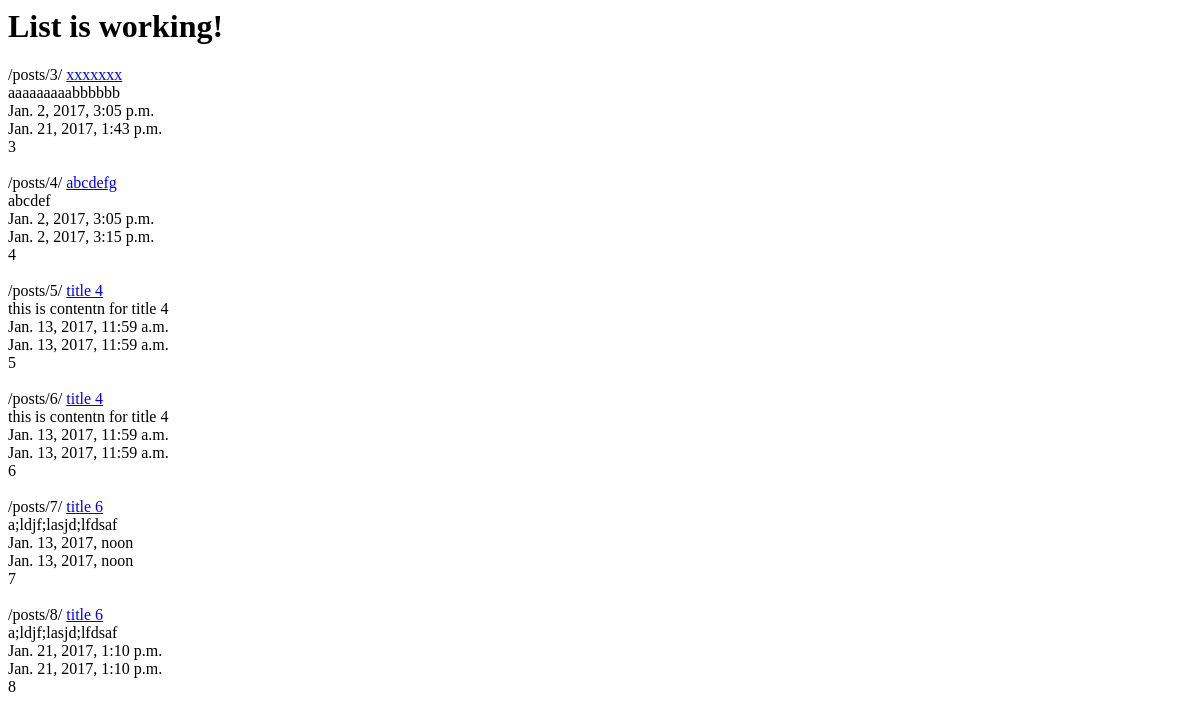
The app's page /posts/, older data.
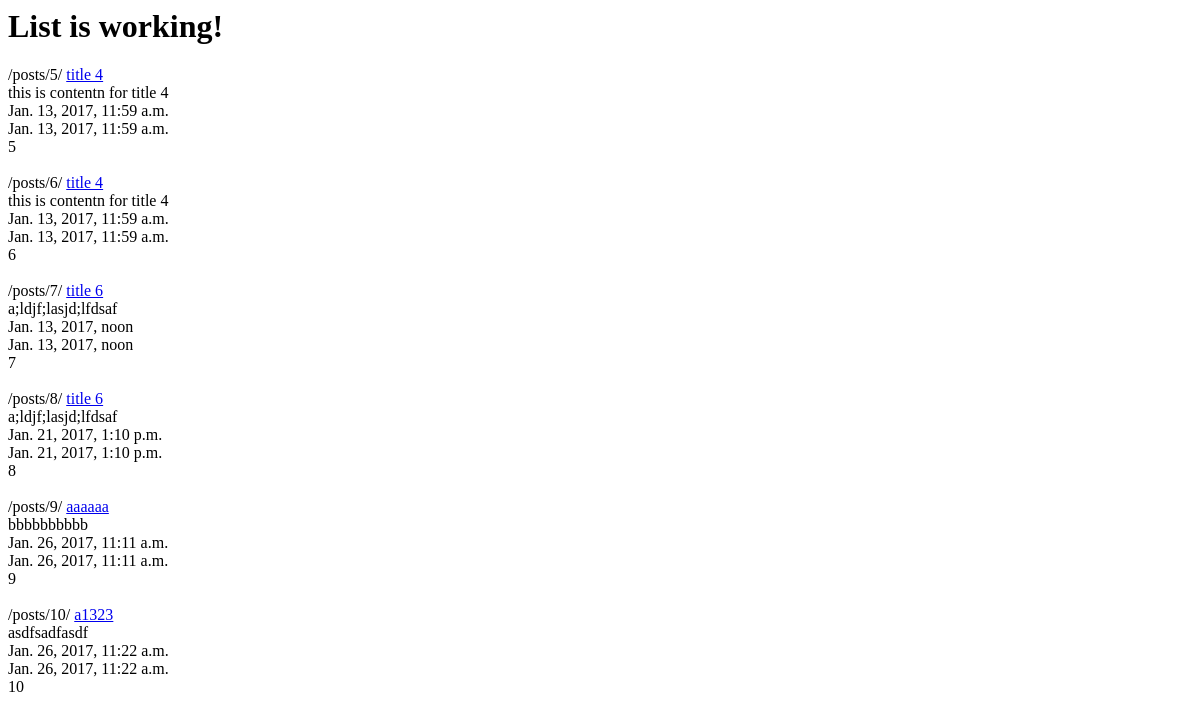
The same page, newer data.
### posts/models.py (models this page shows, shortened)
class Post(models.Model):
    title = models.CharField(max_length=120)
    content = models.TextField()
    updated = models.DateTimeField(auto_now=True, auto_now_add=False)
    timestamp = models.DateTimeField(auto_now=False, auto_now_add=True)
    def get_absolute_url(self):
        return reverse("posts:detail", kwargs={"id": self.id})

### posts/views.py (the view)
def post_list(request):
    queryset = Post.objects.all()
    context = {
        "object_list": queryset,
        "title": "List"
    }
    return render(request, 'post_list.html', context)

### templates/post_list.html
{% extends "base.html" %}
{% block content %}
<h1>{{ title }} is working!</h1>
{% for obj in object_list %}
    {% url 'posts:detail' id=obj.id %}
    <a href="{{obj.get_absolute_url}}">{{obj.title}}</a><br/>
    {{obj.content}}<br/>
    {{obj.timestamp}}<br/>
    {{obj.updated}}<br/>
    {{obj.id}}<br/>
    <br/>
{% endfor %}
{% endblock content %}

### templates/base.html (shortened to what this page needs)
<html>
<body>
<head>
</head>
<body>
<div class="container">
    {% block content %}
    {% endblock content %}
</div>
</body>
</html>

Row changes from the older to the newer data that the page shows:
removed Post: id "/posts/3/", title "xxxxxxx", content "aaaaaaaaabbbbbb", timestamp "Jan. 2, 2017, 3:05 p.m.", updated "Jan. 21, 2017, 1:43 p.m.", id "3"
removed Post: id "/posts/4/", title "abcdefg", content "abcdef", timestamp "Jan. 2, 2017, 3:05 p.m.", updated "Jan. 2, 2017, 3:15 p.m.", id "4"
added Post: id "/posts/9/", title "aaaaaa", content "bbbbbbbbbb", timestamp "Jan. 26, 2017, 11:11 a.m.", updated "Jan. 26, 2017, 11:11 a.m.", id "9"
added Post: id "/posts/10/", title "a1323", content "asdfsadfasdf", timestamp "Jan. 26, 2017, 11:22 a.m.", updated "Jan. 26, 2017, 11:22 a.m.", id "10"
